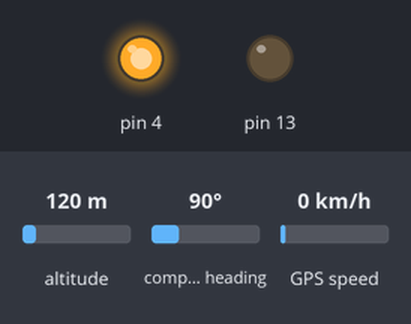
The sketch below on a simulated Arduino Mega 2560, built for the host (arithmetic inside an expression is 32-bit, double 64-bit). Parts: output pins drawn as LEDs (lit = HIGH). Inputs (shaded band) come from the test bench; at power-on: altitude 120 m, compass heading 90°, GPS speed 0 km/h. The GPS gets a fix after 3 s at 37.7749, -122.4194 with 8 satellites; no radio packets arrive unless stated; what the sketch prints to the serial monitor is not drawn.

Above: at 2.5 s.
At 5.03 s:
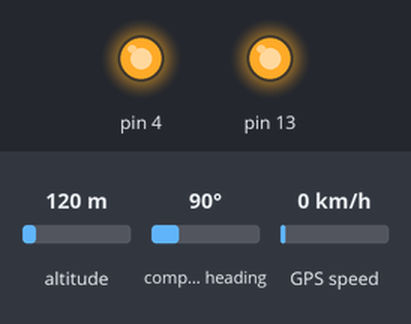
Timing chart, 0 to 6.6 s (numbered marks = the images above):
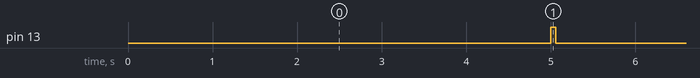

Measured:
- by itself, pin 13: alternates HIGH for 0.06 s and LOW for 5.0 s

The sketch:

transmitter.ino
```cpp
#include <SPI.h>
#include <TinyGPS.h>
#include <Chariot.h>

#define GPSSerial Serial1

TinyGPS gps;

Payload payload;        // the data that we are going to send over the radio
uint32_t last_fix = 0;  // timestamp in ms when we received the last GPS fix
uint32_t last_sent = 0; // timestamp in ms when we last sent the data

#define TRANSMIT_INTERVAL 5000  // interval in ms between sending data

void setup()
{
  pinMode(13, OUTPUT);

  Serial.begin(9600);
  Serial.println("Track The Chariot - transmitter");

  initRadio(SENDER_ID);

  // 9600 baud is the default rate for the GPS
  GPSSerial.begin(9600);
}

void loop() {
  readGPS();

  if (millis() - last_sent > TRANSMIT_INTERVAL) {
    transmitData();
  }
}

void readGPS() {
//#define TEST
#ifdef TEST
  payload.lat = random(40772303, 40800635);
  payload.lon = random(-119189321, -119226709);
  last_fix = max(millis() - random(0, 40) * 60000, 1);
  delay(200);
  return;
#else
  // Read the next character from the GPS serial port and pass it to TinyGPS for decoding
  if (!GPSSerial.available() || !gps.encode(GPSSerial.read())) {
    return;  // We don't have a full sentence yet
  }

  int32_t lat, lon;
  unsigned long age;
  gps.get_position(&lat, &lon, &age);
  if (lat == TinyGPS::GPS_INVALID_ANGLE || lon == TinyGPS::GPS_INVALID_ANGLE || age == TinyGPS::GPS_INVALID_AGE) {
    return;
  }

  // Check the accuracy of the position
  if (gps.hdop() != TinyGPS::GPS_INVALID_HDOP && gps.hdop() > 2000) {
    // According to https://en.wikipedia.org/wiki/Dilution_of_precision_%28navigation%29, a DOP value > 20 is wildly
    // inaccurate and should be discarded. (Note that TinyGPS returns the DOP value in 1/100th).
    return;
  }

  last_fix = millis() - age;
  payload.lat = lat;
  payload.lon = lon;
#endif
}

void transmitData() {
  uint32_t age_minutes = (millis() - last_fix) / 60000;
  payload.fix_age_minutes = (last_fix == 0 || age_minutes > MAX_FIX_AGE) ? INVALID_FIX_AGE :  age_minutes;

  rf95.setHeaderFrom(SENDER_ID);
  rf95.setHeaderTo(RECEIVER_ID);
  rf95.setHeaderId(MESSAGE_ID);
  digitalWrite(13, HIGH);
  rf95.send((uint8_t*) &payload, sizeof(payload));
  //RH_RF95::printBuffer("Sending: ", (uint8_t*) &payload, sizeof(payload));
  rf95.waitPacketSent();
  digitalWrite(13, LOW);;
  last_sent = millis();
}
```
